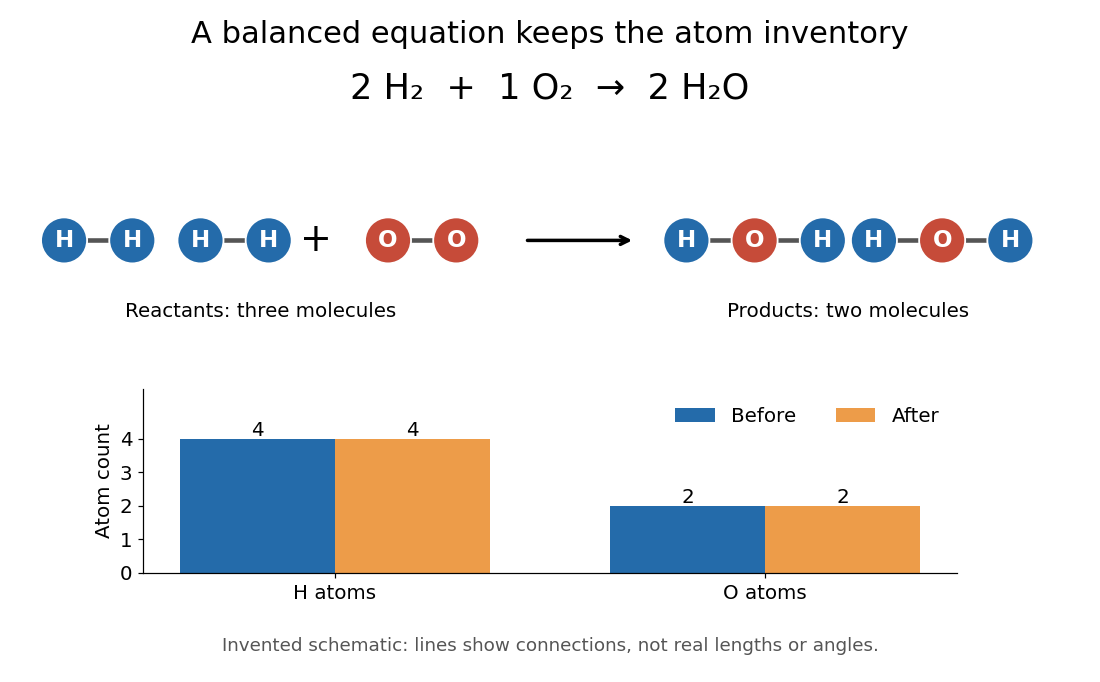

Here is the Python script that generated this plot:
"""Write chemical-equation-atom-balance.png to the current working directory.

Invented atom-token schematic, not a geometry model or a reaction mechanism.
Tested with Python 3.14.4, NumPy 2.3.5, Matplotlib 3.10.7.
Run from _media: MPLCONFIGDIR=/tmp python3 ../chemical-equation-atom-balance.py
"""

import matplotlib

matplotlib.use("Agg")
import matplotlib.pyplot as plt
from matplotlib.patches import Circle
import numpy as np


COLORS = {"H": "#246baa", "O": "#c64b39"}


def tokens(ax, center, elements):
    offsets = np.linspace(-0.40 * (len(elements) - 1),
                          0.40 * (len(elements) - 1), len(elements))
    points = np.column_stack((center[0] + offsets,
                              np.full(len(elements), center[1])))
    ax.plot(points[:, 0], points[:, 1], color="#555555", lw=3, zorder=1)
    for (x, y), element in zip(points, elements):
        ax.add_patch(Circle((x, y), 0.27, facecolor=COLORS[element],
                            edgecolor="white", lw=1.2, zorder=2))
        ax.text(x, y, element, color="white", fontsize=15, weight="bold",
                ha="center", va="center", zorder=3)


def main():
    # H and O rows; H2, O2, H2O columns. Exact integer bookkeeping.
    composition = np.array([[2, 0, 2], [0, 2, 1]], dtype=int)
    left = composition @ np.array([2, 1, 0])
    right = composition @ np.array([0, 0, 2])
    np.testing.assert_array_equal(left, [4, 2])
    np.testing.assert_array_equal(left, right)
    plt.rcParams.update({"font.size": 13, "savefig.facecolor": "white"})
    fig = plt.figure(figsize=(10, 6.2), facecolor="white")
    fig.suptitle("A balanced equation keeps the atom inventory", fontsize=20, y=0.97)
    fig.text(0.5, 0.855, "2 H₂  +  1 O₂  →  2 H₂O", ha="center", fontsize=23)
    ax = fig.add_axes([0.035, 0.49, 0.93, 0.29])
    ax.set(xlim=(0, 12), ylim=(-0.9, 1.1), aspect="equal")
    ax.axis("off")
    tokens(ax, (0.7, 0.2), "HH")
    tokens(ax, (2.3, 0.2), "HH")
    tokens(ax, (4.5, 0.2), "OO")
    tokens(ax, (8.4, 0.2), "HOH")
    tokens(ax, (10.6, 0.2), "HOH")
    ax.text(3.25, 0.2, "+", fontsize=25, ha="center", va="center")
    ax.annotate("", xy=(7, 0.2), xytext=(5.7, 0.2),
                arrowprops={"arrowstyle": "->", "lw": 2.3})
    ax.text(2.6, -0.7, "Reactants: three molecules", ha="center", fontsize=13)
    ax.text(9.5, -0.7, "Products: two molecules", ha="center", fontsize=13)
    bars = fig.add_axes([0.13, 0.16, 0.74, 0.27])
    x = np.arange(2)
    bars.bar(x - 0.18, left, 0.36, color="#246baa", label="Before")
    bars.bar(x + 0.18, right, 0.36, color="#ed9c49", label="After")
    bars.set(xticks=x, xticklabels=["H atoms", "O atoms"], ylim=(0, 5.5),
             yticks=[0, 1, 2, 3, 4], ylabel="Atom count")
    bars.spines[["top", "right"]].set_visible(False)
    bars.legend(loc="upper right", frameon=False, ncol=2)
    for offset, values in [(-0.18, left), (0.18, right)]:
        for i, count in enumerate(values):
            bars.text(i + offset, count + 0.08, str(count), ha="center", fontsize=13)
    fig.text(0.5, 0.045, "Invented schematic: lines show connections, not real lengths or angles.",
             ha="center", fontsize=12, color="#555555")
    fig.savefig("chemical-equation-atom-balance.png", dpi=110,
                facecolor="white", transparent=False)
    plt.close(fig)
    print("Exact atom counts before/after: H = 4/4, O = 2/2.")


if __name__ == "__main__":
    main()
